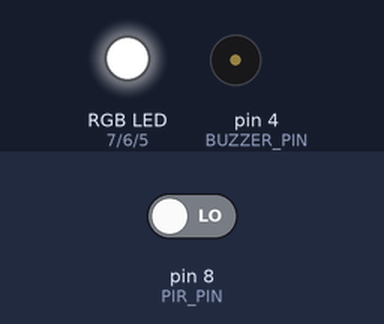
Recording of a program running on a simulated Arduino Mega 2560, built with avr-gcc and run on an emulated ATmega2560. On the bench: an RGB LED mixed from three pins (HIGH = lit), buzzer (waves = sounding). The test bench sets the inputs (shaded band); at power-on: pin 8 (PIR_PIN) LOW. Dim RGB values are drawn brighter than linear; random numbers use the default seed unless the program sets one.

Above: at 1.2 s.
1.3 s: pin 8 (PIR_PIN) driven HIGH
At 1.37 s:
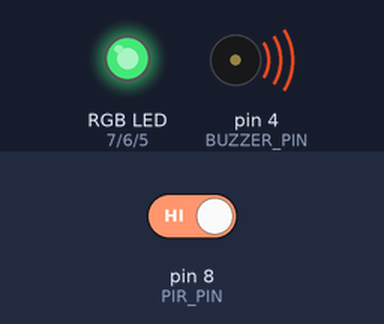
At 1.82 s:
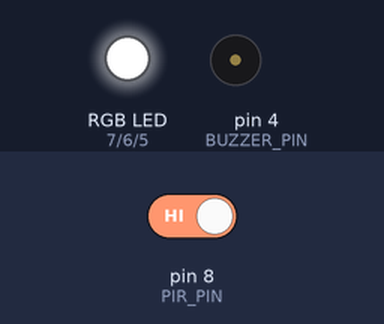
4.3 s: pin 8 (PIR_PIN) driven LOW
7.3 s: pin 8 (PIR_PIN) driven HIGH
At 7.37 s:
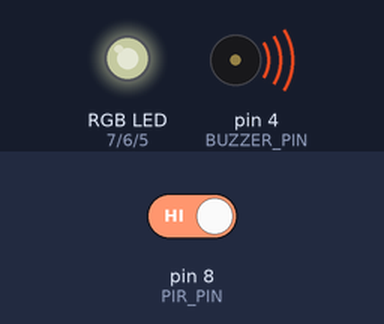
Timing chart, 0 to 27.1 s (numbered marks = the images above; inputs shaded):
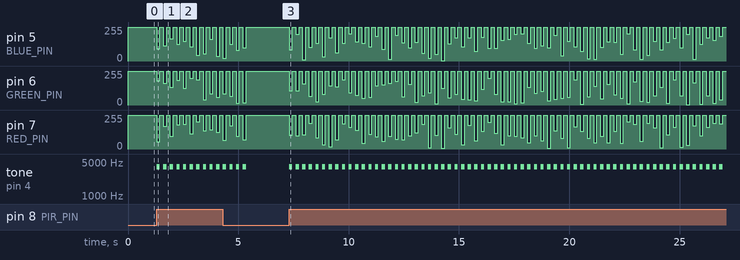

The program:

main.cpp
```cpp
#include <Arduino.h>

#define PIR_PIN 8
#define BUZZER_PIN 4
#define RED_PIN 7
#define GREEN_PIN 6
#define BLUE_PIN 5

enum AlarmState
{
  IDLE,
  ALARM_ON,
  ALARM_OFF
};
AlarmState state = IDLE;

unsigned long lastTriggerTime = 0;
unsigned long lastStepTime = 0;
short pulseCount = 0;

void setup()
{
  pinMode(PIR_PIN, INPUT);
  pinMode(BUZZER_PIN, OUTPUT);
  pinMode(RED_PIN, OUTPUT);
  pinMode(GREEN_PIN, OUTPUT);
  pinMode(BLUE_PIN, OUTPUT);

  // Початковий стан — вимкнено
  analogWrite(RED_PIN, 255);
  analogWrite(GREEN_PIN, 255);
  analogWrite(BLUE_PIN, 255);

  randomSeed(analogRead(A0));
}

void loop()
{
  unsigned long curTime = millis();

  switch (state)
  {
  case IDLE:
    if (digitalRead(PIR_PIN) == HIGH && (curTime - lastTriggerTime >= 1000))
    {
      lastTriggerTime = curTime;
      pulseCount = 0;
      state = ALARM_ON;
      lastStepTime = curTime;

      tone(BUZZER_PIN, 4000);
      analogWrite(RED_PIN, 255 - random(50, 256));
      analogWrite(GREEN_PIN, 255 - random(50, 256));
      analogWrite(BLUE_PIN, 255 - random(50, 256));
    }
    break;

  case ALARM_ON:
    if (curTime - lastStepTime >= 150)
    {
      lastStepTime = curTime;
      noTone(BUZZER_PIN);
      // Вимикаємо світло (подаємо 255)
      analogWrite(RED_PIN, 255);
      analogWrite(GREEN_PIN, 255);
      analogWrite(BLUE_PIN, 255);
      state = ALARM_OFF;
    }
    break;

  case ALARM_OFF:
    if (curTime - lastStepTime >= 150)
    {
      lastStepTime = curTime;
      pulseCount++;

      if (pulseCount < 7)
      {
        tone(BUZZER_PIN, 4000);
        analogWrite(RED_PIN, 255 - random(50, 256));
        analogWrite(GREEN_PIN, 255 - random(50, 256));
        analogWrite(BLUE_PIN, 255 - random(50, 256));
        state = ALARM_ON;
      }
      else
      {
        state = IDLE;
      }
    }
    break;
  }
}
```

Measured:
- after the input at 1.3 s, pin 5 (BLUE_PIN): 255/255 → 93/255 at once, → 255/255 0.15 s later, → 113/255 0.15 s later, → 255/255 0.15 s later, … (20 changes in this stretch); pin 6 (GREEN_PIN): 255/255 → 182/255 at once, → 255/255 0.15 s later, → 165/255 0.15 s later, → 255/255 0.15 s later, … (20 changes in this stretch)
- after the input at 7.3 s, pin 5 (BLUE_PIN): 255/255 → 84/255 at once, → 255/255 0.15 s later, → 199/255 0.15 s later, → 255/255 0.15 s later, … (132 changes in this stretch); pin 6 (GREEN_PIN): 255/255 → 106/255 at once, → 255/255 0.15 s later, → 108/255 0.15 s later, → 255/255 0.15 s later, … (132 changes in this stretch)
